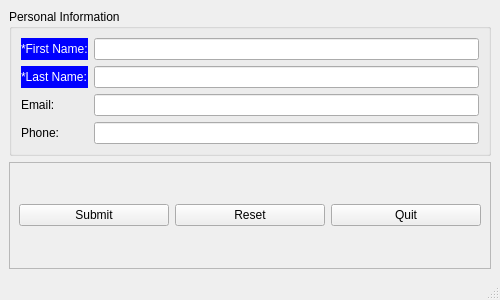
<?xml version="1.0" encoding="UTF-8"?>
<ui version="4.0">
 <class>root</class>
 <widget class="QMainWindow" name="root">
  <property name="geometry">
   <rect>
    <x>0</x>
    <y>0</y>
    <width>500</width>
    <height>300</height>
   </rect>
  </property>
  <property name="windowTitle">
   <string>Form</string>
  </property>
  <widget class="QWidget" name="centralwidget">
   <layout class="QVBoxLayout" name="verticalLayout">
    <item>
     <widget class="QGroupBox" name="lblFrPerson">
      <property name="title">
       <string>Personal Information</string>
      </property>
      <layout class="QGridLayout" name="gridLayout">
       <item row="1" column="0">
        <widget class="QLabel" name="lblFirst">
         <property name="styleSheet">
          <string notr="true">background-color: blue; color: white;</string>
         </property>
         <property name="text">
          <string>*First Name:</string>
         </property>
        </widget>
       </item>
       <item row="1" column="1">
        <widget class="QLineEdit" name="entFirst"/>
       </item>
       <item row="4" column="1">
        <widget class="QLineEdit" name="entLast"/>
       </item>
       <item row="8" column="0">
        <widget class="QLabel" name="lblPhone">
         <property name="text">
          <string>Phone:</string>
         </property>
        </widget>
       </item>
       <item row="6" column="0">
        <widget class="QLabel" name="lnlEmail">
         <property name="text">
          <string>Email:</string>
         </property>
        </widget>
       </item>
       <item row="4" column="0">
        <widget class="QLabel" name="lblLast">
         <property name="styleSheet">
          <string notr="true">background-color: blue; color: white;</string>
         </property>
         <property name="text">
          <string>*Last Name:</string>
         </property>
        </widget>
       </item>
       <item row="6" column="1">
        <widget class="QLineEdit" name="entEmail"/>
       </item>
       <item row="8" column="1">
        <widget class="QLineEdit" name="entPhone"/>
       </item>
      </layout>
     </widget>
    </item>
    <item>
     <widget class="QFrame" name="fraButtons">
      <property name="frameShape">
       <enum>QFrame::Shape::StyledPanel</enum>
      </property>
      <property name="frameShadow">
       <enum>QFrame::Shadow::Raised</enum>
      </property>
      <layout class="QHBoxLayout" name="horizontalLayout_2">
       <item>
        <widget class="QPushButton" name="btnS">
         <property name="text">
          <string>Submit</string>
         </property>
        </widget>
       </item>
       <item>
        <widget class="QPushButton" name="btnR">
         <property name="text">
          <string>Reset</string>
         </property>
        </widget>
       </item>
       <item>
        <widget class="QPushButton" name="btnQ">
         <property name="text">
          <string>Quit</string>
         </property>
        </widget>
       </item>
      </layout>
     </widget>
    </item>
   </layout>
  </widget>
  <widget class="QMenuBar" name="menubar">
   <property name="geometry">
    <rect>
     <x>0</x>
     <y>0</y>
     <width>500</width>
     <height>33</height>
    </rect>
   </property>
  </widget>
  <widget class="QStatusBar" name="statusbar"/>
 </widget>
 <resources/>
 <connections/>
</ui>
